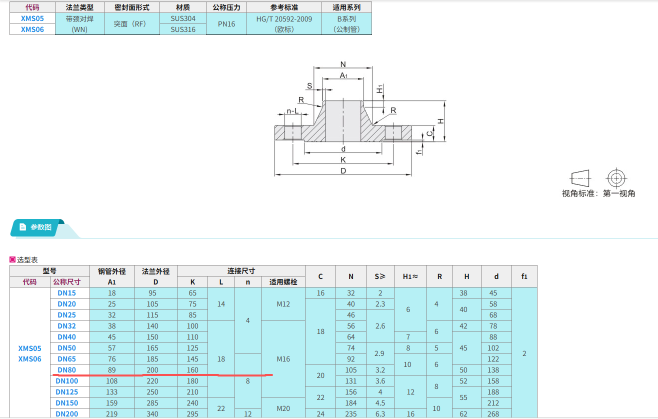
#> input picture backend/cad-spec-work-db-acceptance/incoming/1d1b4dda-a929-44c5-9002-d1ddd1380644/source.png, 1316 x 837 px (shown at 1/2 size); the run also reads 1 picture not shown here
$ python -i image_utils.py   (imports and definitions only)
#> lines starting #> are read from the running program, lines starting #| are printed output that depends on the picture
from __future__ import annotations

import shutil
from dataclasses import dataclass
from pathlib import Path

from PIL import Image, ImageDraw, ImageOps, UnidentifiedImageError

from app.patent_annotation.errors import PatentAnnotationError


@dataclass(frozen=True)
class PatentImageAssets:
    clean_path: Path
    grid_path: Path
    width: int
    height: int


def prepare_patent_images(
    source: Path,
    output_dir: Path,
    *,
    max_image_mb: int = 20,
    max_side: int = 2048,
) -> PatentImageAssets:
#> called with output_dir = 'out.png', max_image_mb = 20, max_side = 2048
    source = Path(source)
    output_dir = Path(output_dir)
    if source.stat().st_size > max_image_mb * 1024 * 1024:
        raise PatentAnnotationError("patent_image_too_large", "patent image is too large")

    try:
        with Image.open(source) as opened:
#> opened is the input picture: PIL image 1316x837 RGB; mean R, G, B 231.3, 244.4, 245.9
            if opened.format not in {"PNG", "JPEG", "WEBP"}:
                raise PatentAnnotationError("patent_image_invalid", "only PNG, JPG, JPEG, or WEBP images are supported")
            image = ImageOps.exif_transpose(opened)
            if image.mode in {"RGBA", "LA"} or (image.mode == "P" and "transparency" in image.info):
                image = image.convert("RGBA")
                background = Image.new("RGBA", image.size, (255, 255, 255, 255))
                background.alpha_composite(image)
                image = background.convert("RGB")
            else:
                image = image.convert("RGB")
    except PatentAnnotationError:
        raise
    except (UnidentifiedImageError, OSError) as exc:
        raise PatentAnnotationError("patent_image_decode_failed", "patent image cannot be decoded") from exc

    longest_side = max(image.size)
#> longest_side = 1316
    if longest_side > max_side:
        ratio = max_side / longest_side
        image = image.resize(
            (max(1, round(image.width * ratio)), max(1, round(image.height * ratio))),
            Image.Resampling.LANCZOS,
        )
    image = ImageOps.autocontrast(image, cutoff=1)
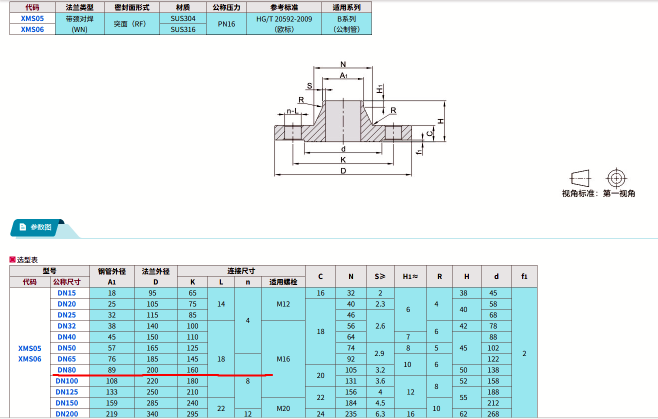
#> image: PIL image 1316x837 RGB (shown at 1/2 size); mean R, G, B 222.1, 238.8, 240.4

    output_dir.mkdir(parents=True, exist_ok=True)
    clean_path = output_dir / "clean.png"
    grid_path = output_dir / "coordinate-grid.png"
    image.save(clean_path, format="PNG")
    shutil.copyfile(clean_path, grid_path)
    _draw_coordinate_grid(grid_path)
    return PatentImageAssets(clean_path=clean_path, grid_path=grid_path, width=image.width, height=image.height)


def _draw_coordinate_grid(path: Path) -> None:
    with Image.open(path) as image:
        grid = image.convert("RGB")
    draw = ImageDraw.Draw(grid)
    width, height = grid.size
#> width = 1316; height = 837
    line_color = (180, 210, 255)
    text_color = (70, 90, 130)
    for value in range(0, 1001, 100):
        x = round(value / 1000 * (width - 1)) if width > 1 else 0
        y = round(value / 1000 * (height - 1)) if height > 1 else 0
        draw.line([(x, 0), (x, height)], fill=line_color, width=1)
        draw.line([(0, y), (width, y)], fill=line_color, width=1)
    for value in range(0, 1001, 250):
        x = round(value / 1000 * (width - 1)) if width > 1 else 0
        y = round(value / 1000 * (height - 1)) if height > 1 else 0
        draw.text((min(x + 2, max(0, width - 24)), 1), str(value), fill=text_color)
        draw.text((1, min(y + 2, max(0, height - 10))), str(value), fill=text_color)
    grid.save(path, format="PNG")
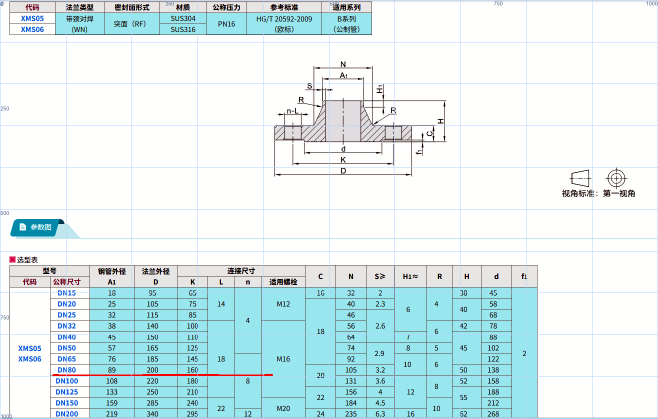
#> saved as coordinate-grid.png: PIL image 1316x837 RGB (shown at 1/2 size); mean R, G, B 221, 238.2, 240.7

>>> result = prepare_patent_images('../../cad-spec-work-db-acceptance/incoming/1d1b4dda-a929-44c5-9002-d1ddd1380644/source.png', 'out.png')
